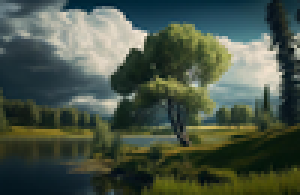
#> input picture image/natures.png, 100 x 65 px (shown 3 times larger)
$ jupyter execute --allow-errors '02Operation On spatial.ipynb'
#> lines starting #> are read from the running program, lines starting #| are printed output that depends on the picture
[cell 1]
import cv2

[cell 2]
# Read the image
image = cv2.imread('image/natures.png', 0)
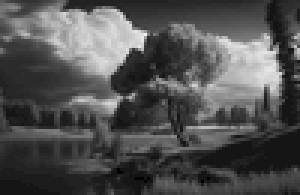
#> image: shape (65, 100) (shown 3 times larger); min 0, max 239, mean 80.7

height, width = image.shape
#> height = 65; width = 100
print(height, width)
#| 65 100
for i in range(0, height):
    for j in range(0, width):
        if image[i][j]>=180 :
            image[i][j] = 255

        elif image[i][j]>=80 :
            image[i][j] = 100
        else:
            image[i][j] = 0
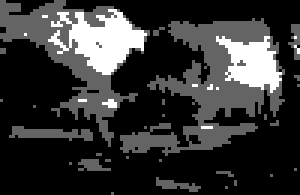
#> image: shape (65, 100) (shown 3 times larger); min 0, max 255, mean 52.2
